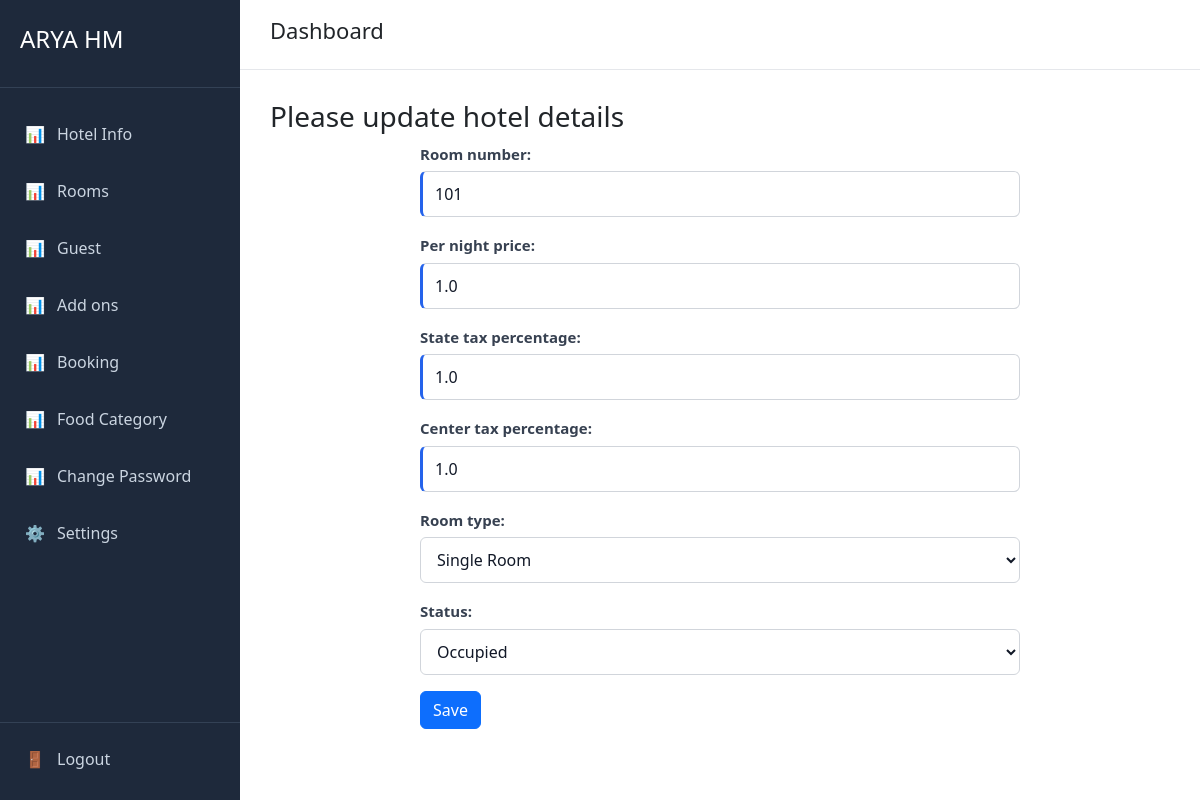
/room/1/edit (signed in), run on the app's committed database.
### room/models.py (models this page shows, shortened)
class Room(models.Model):
    hotel = models.ForeignKey(Hotel,on_delete=models.CASCADE,related_name='rooms')
    room_number = models.IntegerField()
    per_night_price=models.FloatField()
    state_tax_percentage=models.FloatField()
    center_tax_percentage=models.FloatField()
    room_type=models.CharField(max_length=30,choices=RoomType.choices,default=RoomType.SINGLE)
    status=models.CharField(max_length=30,choices=RoomStatus.choices,default=RoomStatus.AVAILABLE)
    create_at = models.DateTimeField(auto_now_add=True)
    update_at = models.DateTimeField(auto_now=True)
    deleted_at = models.DateTimeField(null=True, blank=True)

### room/views.py (the view, shortened to what this page needs)
# urls.py: path('<room_id>/edit', views.edit_room, name='edit_room_view'),
@login_required
def edit_room(request,room_id):
    room = Room.objects.get(pk=room_id)
    form = RoomForm(instance=room)
    hotel =getHotel(request)
    return render(request, "room/edit.html", {"form": form})

### room/forms.py
class RoomForm(ModelForm):
    class Meta:
        model = Room
        fields = '__all__'
        exclude = ['hotel','deleted_at']

### hotel/models.py (called while the page is built)
    def __str__(self):
        return f"{self.user.username} - {self.hotel.name}"

### hotel/views.py (called while the page is built)
def getHotel(request):
    try:
        r =request.user.hotel_users.all()
        print(r)
        return r[0].hotel
    except Exception as e:
        print(e)
        return None

### room/templates/room/edit.html (shortened to what this page needs)
{% extends "user/base.html" %}
{% block page_title %}
Dashboard
{% endblock %}
{% block content %}
    <h3>Please update hotel details</h3>
    <form method="POST">
        {{ form.as_p }}
        <button type="submit" class="btn btn-primary">
        {% if hotel %}Update {% else %}Save {% endif %}
        </button>
    </form>
{% endblock %}

### static/css/global.css (style rules this page uses)
* { margin: 0; padding: 0; box-sizing: border-box; }
body { font-family: Arial, sans-serif; background: #f5f6fa; color: #333; }
*, *::before, *::after { box-sizing: border-box; }
form { width: 100%; max-width: 600px; margin: 0 auto; }
label { display: block; margin-bottom: 6px; font-size: 15px; font-weight: 600; color: #374151; }
input, select, textarea { display: block; width: 100%; padding: 10px 12px; margin-bottom: 16px; border: 1px solid #d1d5db; border-radius: 6px; background: #fff; color: #111827; font-family: inherit; font-size: 15px; line-height: 1.5; outline: none; transition: border-color 0.2s ease, box-shadow 0.2s ease; }
input::placeholder, textarea::placeholder { color: #9ca3af; }
select { cursor: pointer; appearance: auto; }
input[type="number"] { appearance: textfield; }
button, input[type="submit"], input[type="button"], input[type="reset"] { display: inline-block; width: auto; padding: 10px 18px; border: 1px solid transparent; border-radius: 6px; background: #2563eb; color: #fff; font-family: inherit; font-size: 15px; font-weight: 600; cursor: pointer; transition: background 0.2s ease, transform 0.1s ease; }
input:required, select:required, textarea:required { border-left: 3px solid #2563eb; }

### data on the page
Room: room_number "101", per_night_price "1.0", state_tax_percentage "1.0", center_tax_percentage "1.0", room_type "Single Room", status "Occupied"
